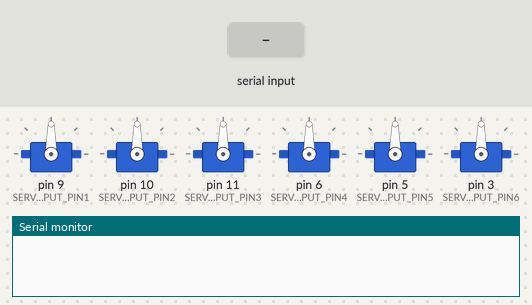
A sketch run on a simulated Arduino Uno, built with avr-gcc and run on an emulated ATmega328P. Shown: 6 × servo, the last lines printed to the serial monitor. Inputs (shaded band) come from the test bench.

Above: at 1.2 s.
1.3 s: "30,150\n" received over Serial
At 3.4 s:
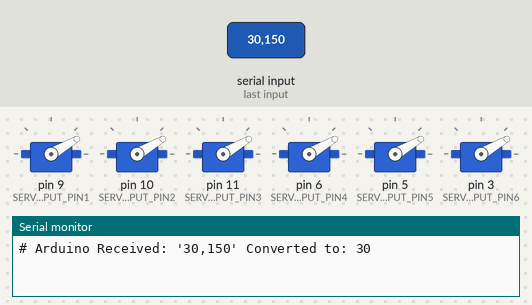
3.8 s: "5\n" received over Serial
At 5.3 s:
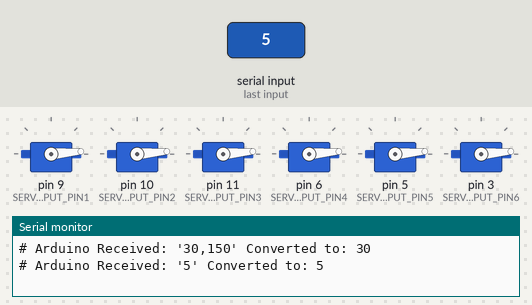
6.3 s: "200\n" received over Serial
At 8.4 s:
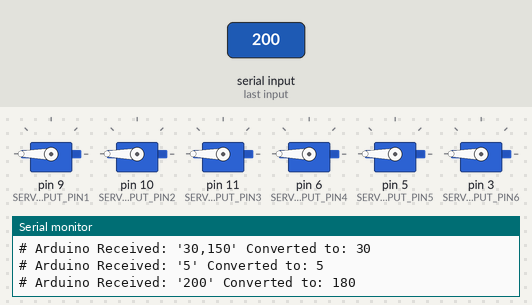
8.8 s: "90,45\n" received over Serial
At 10.3 s:
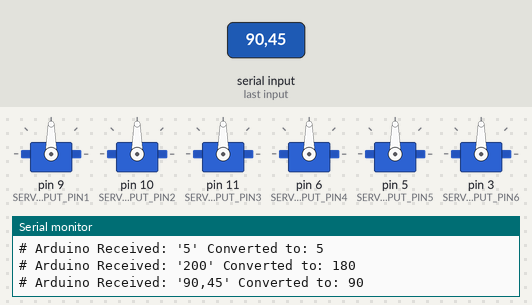
Timing chart, 0 to 11.8 s (numbered marks = the images above; inputs shaded):
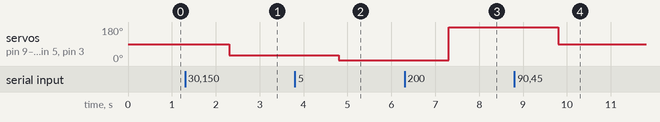

The sketch:

moving_6motors.ino
```cpp
#include <Servo.h>

const int SERVO_OUTPUT_PIN1 = 9;
const int SERVO_OUTPUT_PIN2 = 10;
const int SERVO_OUTPUT_PIN3 = 11;
const int SERVO_OUTPUT_PIN4 = 6;
const int SERVO_OUTPUT_PIN5 = 5;
const int SERVO_OUTPUT_PIN6 = 3;

const int MAX_ANALOG_VAL = 1023;
const int MIN_SERVO_ANGLE = 0;
const int MAX_SERVO_ANGLE = 180;

Servo servo1;
Servo servo2;
Servo servo3;
Servo servo4;
Servo servo5;
Servo servo6;
int serialServoAngle1 = -1;
int serialServoAngle2 = -1;
int serialServoAngle3 = -1;
int serialServoAngle4 = -1;
int serialServoAngle5 = -1;
int serialServoAngle6 = -1;
int serialServoAngle = -1;

void setup()
{
  Serial.begin(115200);
  servo1.attach(SERVO_OUTPUT_PIN1);
  servo2.attach(SERVO_OUTPUT_PIN2);
  servo3.attach(SERVO_OUTPUT_PIN3);
  servo4.attach(SERVO_OUTPUT_PIN4);
  servo5.attach(SERVO_OUTPUT_PIN5);
  servo6.attach(SERVO_OUTPUT_PIN6);
}

void loop()
{
  // Check if serial data exists, if so read it in
  if(Serial.available() > 0){
    // Read data off the serial port until we get to the endline delimiter ('\n')
    // Store all of this data into a string
    String rcvdSerialData = Serial.readStringUntil('\n');

    // We accept either integers between 0 and 180 or floats. Floats must have a period to be recognized
    int indexOfDecimal = rcvdSerialData.indexOf('.');
    if(indexOfDecimal != -1){
      float serialServoAngleF = rcvdSerialData.toFloat();
      serialServoAngle1 = MIN_SERVO_ANGLE + (int)(serialServoAngleF * (MAX_SERVO_ANGLE - MIN_SERVO_ANGLE));
      serialServoAngle2 = serialServoAngle1;  // Set both servos to the same angle
      serialServoAngle3 = serialServoAngle1;  // Set all servos to the same angle
      serialServoAngle4 = serialServoAngle1;  // Set all servos to the same angle
      serialServoAngle5 = serialServoAngle1;  // Set all servos to the same angle
      serialServoAngle6 = serialServoAngle1;  // Set all servos to the same angle
    }else{
      serialServoAngle1 = rcvdSerialData.toInt();
      serialServoAngle2 = serialServoAngle1;  // Set both servos to the same angle
      serialServoAngle3 = serialServoAngle1;  // Set all servos to the same angle
      serialServoAngle4 = serialServoAngle1;  // Set all servos to the same angle
      serialServoAngle5 = serialServoAngle1;  // Set all servos to the same angle
      serialServoAngle6 = serialServoAngle1;  // Set all servos to the same angle
    }

    serialServoAngle1 = constrain(serialServoAngle1, MIN_SERVO_ANGLE, MAX_SERVO_ANGLE);
    serialServoAngle2 = constrain(serialServoAngle2, MIN_SERVO_ANGLE, MAX_SERVO_ANGLE);
    serialServoAngle3 = constrain(serialServoAngle3, MIN_SERVO_ANGLE, MAX_SERVO_ANGLE);
    serialServoAngle4 = constrain(serialServoAngle4, MIN_SERVO_ANGLE, MAX_SERVO_ANGLE);
    serialServoAngle5 = constrain(serialServoAngle5, MIN_SERVO_ANGLE, MAX_SERVO_ANGLE);
    serialServoAngle6 = constrain(serialServoAngle6, MIN_SERVO_ANGLE, MAX_SERVO_ANGLE);

    delay(1000);
    // Echo back data
    Serial.print("# Arduino Received: '");
    Serial.print(rcvdSerialData);
    Serial.print("' Converted to: ");
    Serial.println(serialServoAngle1);

    // Set new servo angles
    servo1.write(serialServoAngle1);
    servo2.write(serialServoAngle2);
    servo3.write(serialServoAngle3);
    servo4.write(serialServoAngle4);
    servo5.write(serialServoAngle5);
    servo6.write(serialServoAngle6);
  }
}
```

Measured:
- after the input at 1.3 s, servo on pin 9 (SERVO_OUTPUT_PIN1), servo on pin 10 (SERVO_OUTPUT_PIN2), servo on pin 11 (SERVO_OUTPUT_PIN3), servo on pin 6 (SERVO_OUTPUT_PIN4), servo on pin 5 (SERVO_OUTPUT_PIN5), servo on pin 3 (SERVO_OUTPUT_PIN6): 90° → 30° after 1.0 s
- after the input at 3.8 s, servo on pin 9 (SERVO_OUTPUT_PIN1), servo on pin 10 (SERVO_OUTPUT_PIN2), servo on pin 11 (SERVO_OUTPUT_PIN3), servo on pin 6 (SERVO_OUTPUT_PIN4), servo on pin 5 (SERVO_OUTPUT_PIN5), servo on pin 3 (SERVO_OUTPUT_PIN6): 30° → 5° after 1.0 s
- after the input at 6.3 s, servo on pin 9 (SERVO_OUTPUT_PIN1), servo on pin 10 (SERVO_OUTPUT_PIN2), servo on pin 11 (SERVO_OUTPUT_PIN3), servo on pin 6 (SERVO_OUTPUT_PIN4), servo on pin 5 (SERVO_OUTPUT_PIN5), servo on pin 3 (SERVO_OUTPUT_PIN6): 5° → 180° after 1.0 s
- after the input at 8.8 s, servo on pin 9 (SERVO_OUTPUT_PIN1), servo on pin 10 (SERVO_OUTPUT_PIN2), servo on pin 11 (SERVO_OUTPUT_PIN3), servo on pin 6 (SERVO_OUTPUT_PIN4), servo on pin 5 (SERVO_OUTPUT_PIN5), servo on pin 3 (SERVO_OUTPUT_PIN6): 180° → 90° after 1.0 s
